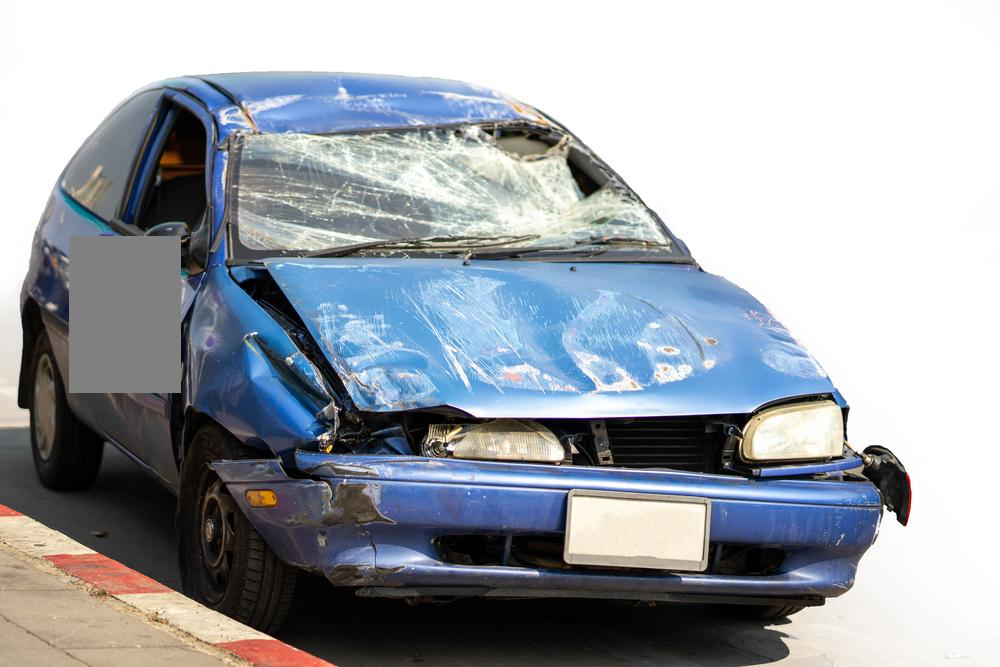
#> input picture before_real_test.jpg, 1000 x 667 px, given in place of before.jpg, which was not available
$ python compare_images.py
#> lines starting #> are read from the running program, lines starting #| are printed output that depends on the picture; after the words box and inside, x2 and y2 are one past the last pixel; in counts of white or black regions, pixels touching at a corner belong together; pictures that were not available may be replaced by others from this repository, and a replacement may not be noted
import cv2
import numpy as np


# Load before and after images
before = cv2.imread("before.jpg")
#> before is the input picture: shape (667, 1000, 3); mean B, G, R 170.2, 163.2, 157.6
after = cv2.imread("after.jpg")
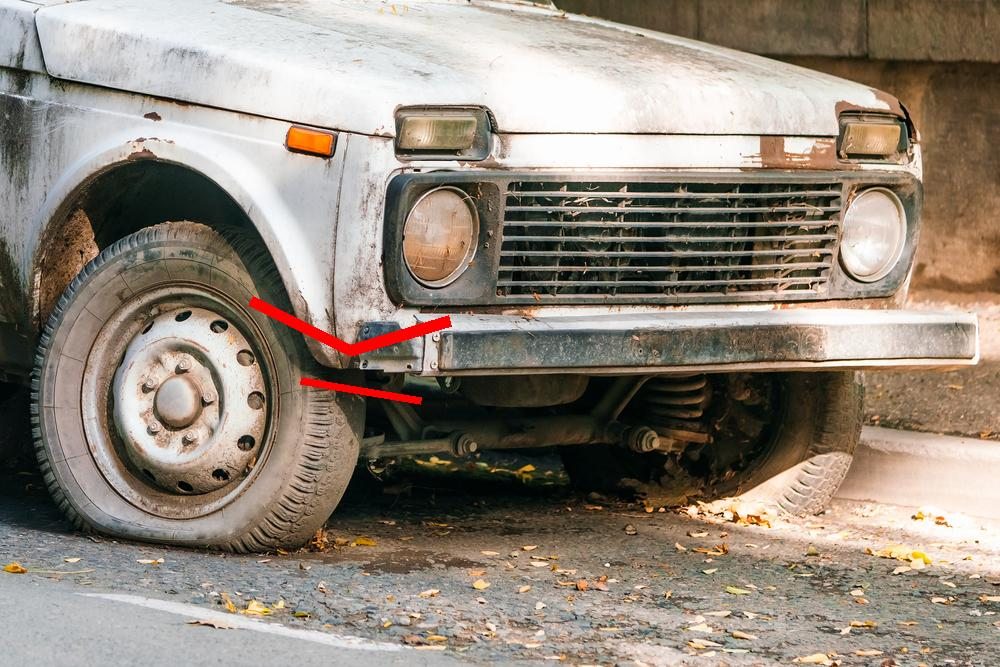
#> input picture after.jpg, 1000 x 667 px, found by its file name
#> after is the input picture: shape (667, 1000, 3); mean B, G, R 123.2, 135.4, 146.3


# Check that both images loaded
if before is None or after is None:
    print("Could not load one or both images.")
    raise SystemExit


# Make sure both images have same dimensions
if before.shape != after.shape:
    print("Images have different dimensions.")
    raise SystemExit


# Calculate absolute pixel difference
difference = cv2.absdiff(before, after)
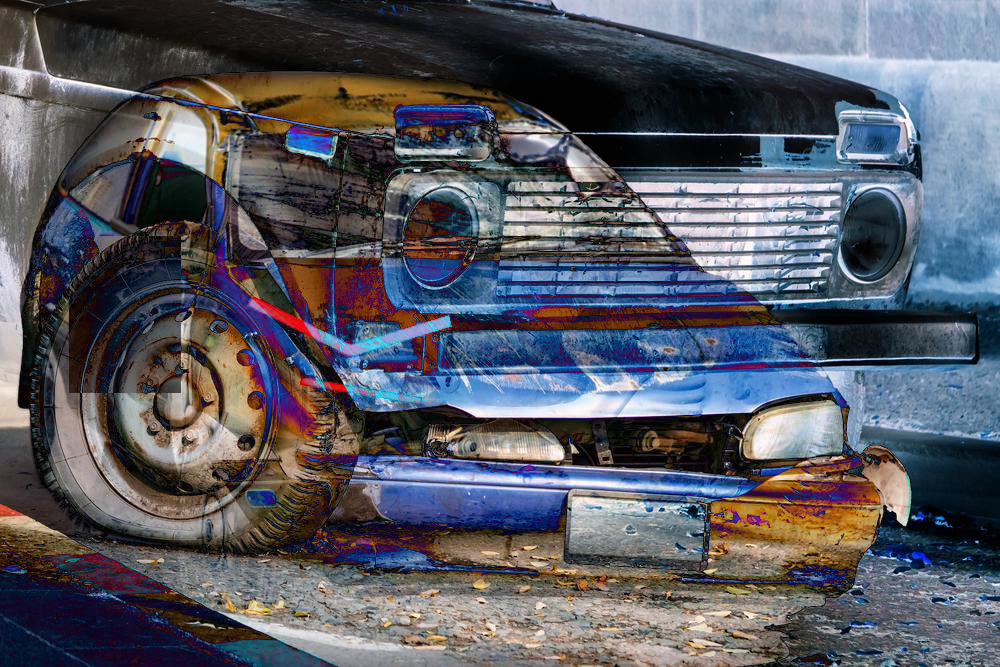
#> difference: shape (667, 1000, 3); mean B, G, R 98.5, 89.3, 87.2


# Convert difference to grayscale
gray_difference = cv2.cvtColor(
    difference,
    cv2.COLOR_BGR2GRAY
)
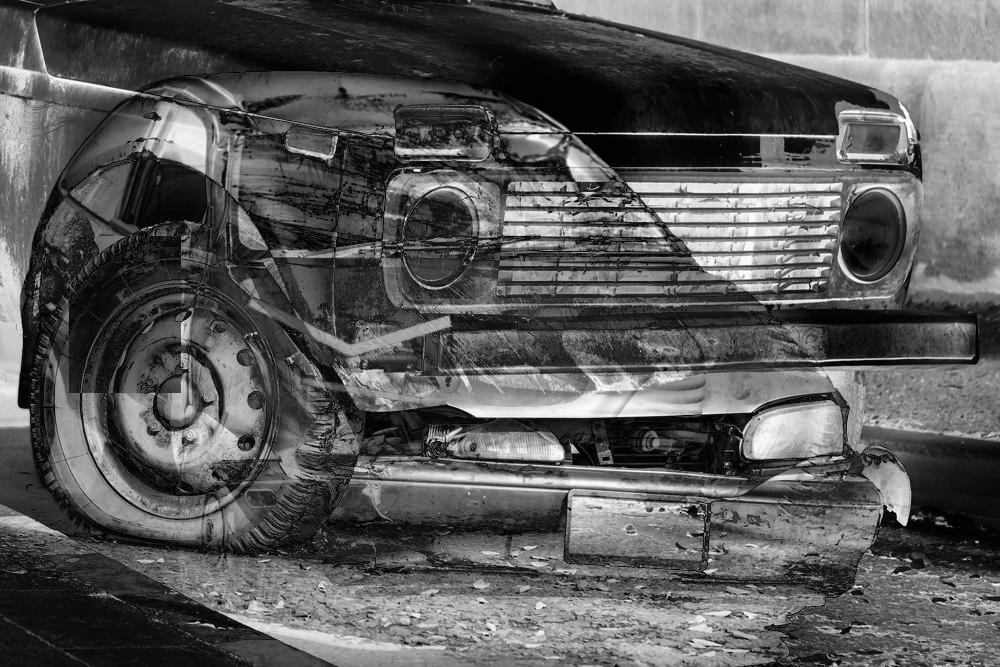
#> gray_difference: shape (667, 1000); min 0, max 255, mean 89.7


# Create a binary mask
_, threshold = cv2.threshold(
    gray_difference,
    30,
    255,
    cv2.THRESH_BINARY
)
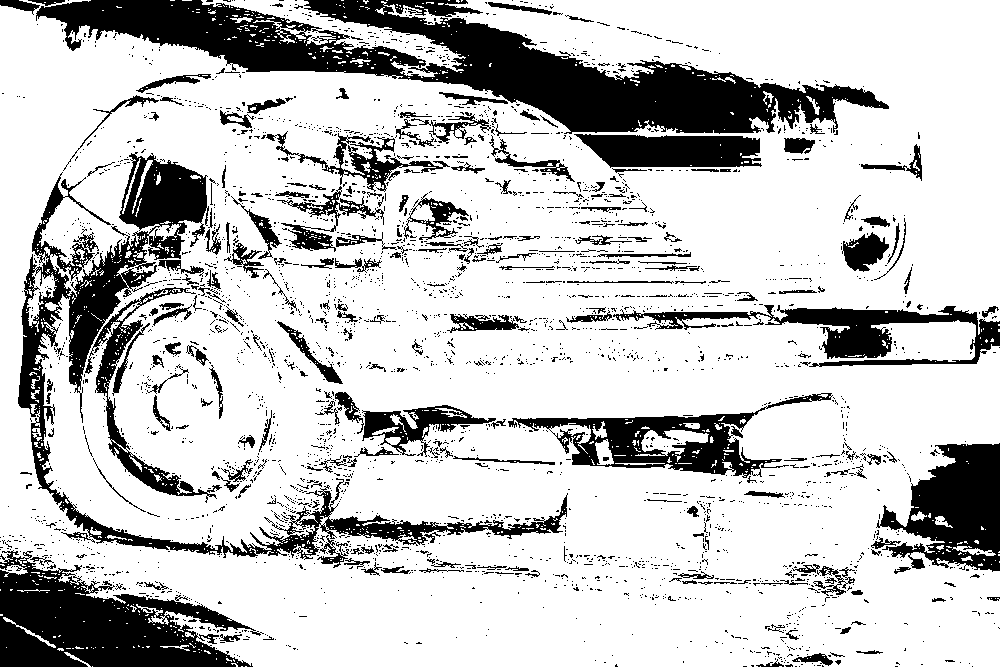
#> threshold: shape (667, 1000); 77.6% white; 3047 black regions (2781 under 20 px)


# Find changed regions
contours, _ = cv2.findContours(
    threshold,
    cv2.RETR_EXTERNAL,
    cv2.CHAIN_APPROX_SIMPLE
)
#> contours = 406 contours, 391 with area under 20; largest, box (x1, y1, x2, y2) and area: (0, 0, 1000, 667) 583027, (201, 0, 466, 78) 4450, (952, 546, 996, 556) 138, (0, 565, 28, 577) 126, (3, 617, 56, 648) 102


print("\n===== IMAGE DIFFERENCE RESULT =====")

changed_regions = 0

for contour in contours:

    area = cv2.contourArea(contour)

    # Ignore tiny changes/noise
    if area < 50:
        continue

    x, y, width, height = cv2.boundingRect(contour)

    changed_regions += 1

    print("\nChanged Region:", changed_regions)
    print("X:", x)
    print("Y:", y)
    print("Width:", width)
    print("Height:", height)
    print("Area:", round(area, 2))
#> this loop made 406 passes
#> area on passes 16, 36: 43.5, 22.5
#> (printed output is left out)
#> after the loop, changed_regions = 8


if changed_regions == 0:
    print("\nNo significant image change detected.")

else:
    print(
        f"\nTotal changed regions: {changed_regions}"
    )
#| Total changed regions: 8


print("\n===================================")
